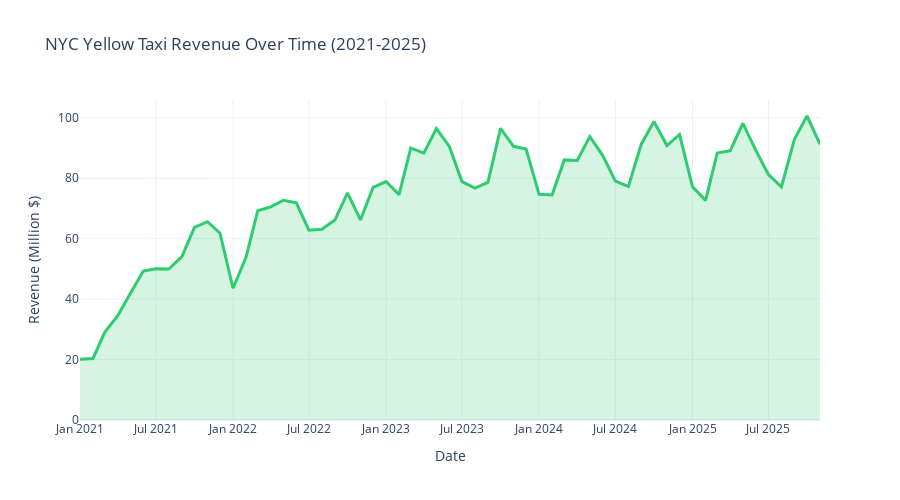

The cell this chart's notebook holds for it:
### Markdown cell above
## 2. Revenue Over Time

### Code cell
fig = go.Figure()
fig.add_trace(go.Scatter(
    x=df_pd['date'],
    y=df_pd['total_revenue'] / 1_000_000,
    mode='lines',
    name='Total Revenue',
    line=dict(color='#2ECC71', width=3),
    fill='tozeroy',
    fillcolor='rgba(46, 204, 113, 0.2)'
))
fig.update_layout(
    title='NYC Yellow Taxi Revenue Over Time (2021-2025)',
    xaxis_title='Date',
    yaxis_title='Revenue (Million $)',
    template='plotly_white',
    hovermode='x unified',
    height=500,
    showlegend=False
)
fig.show()

fig.write_html('outputs/revenue_over_time.html')
print('✓ Saved: revenue_over_time.html')
